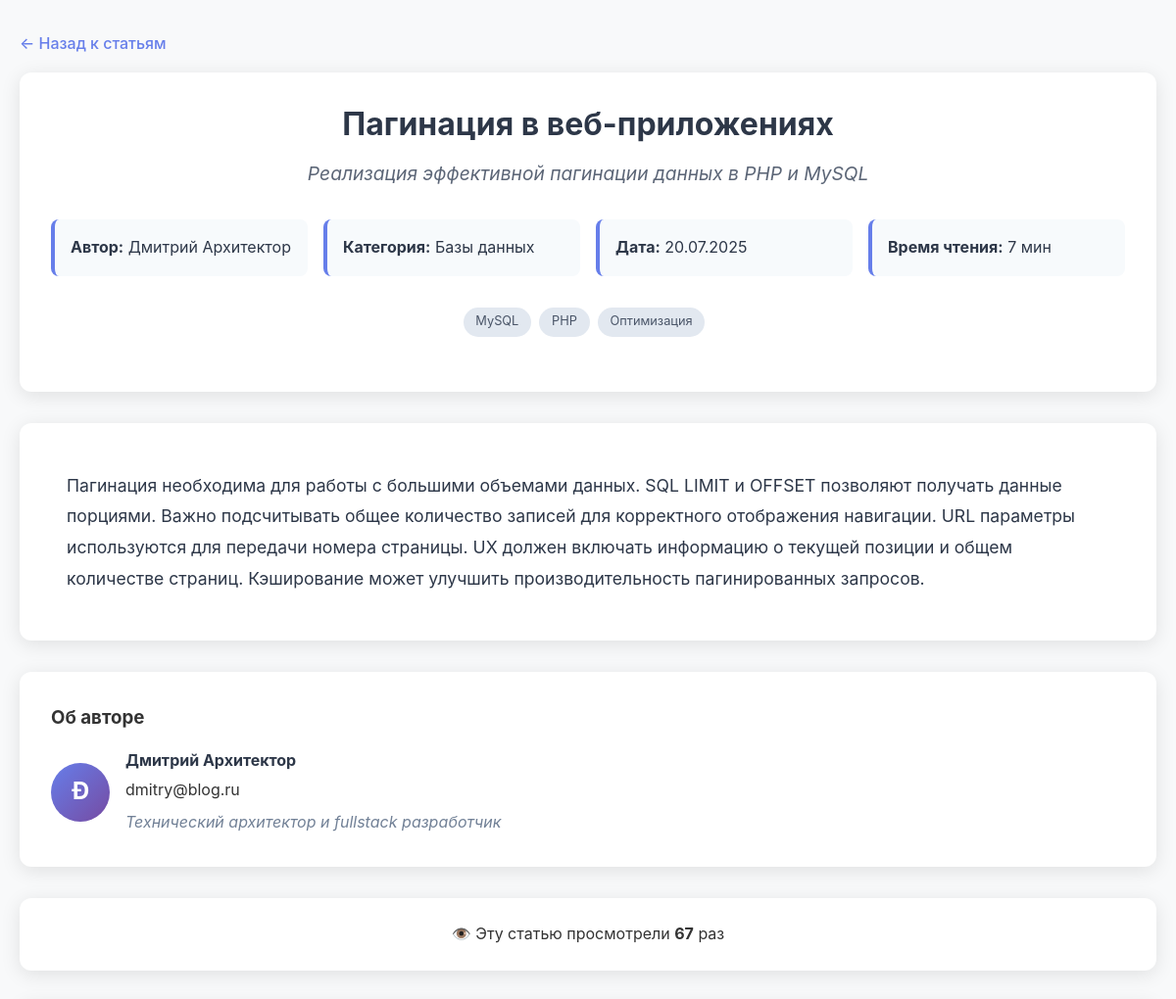
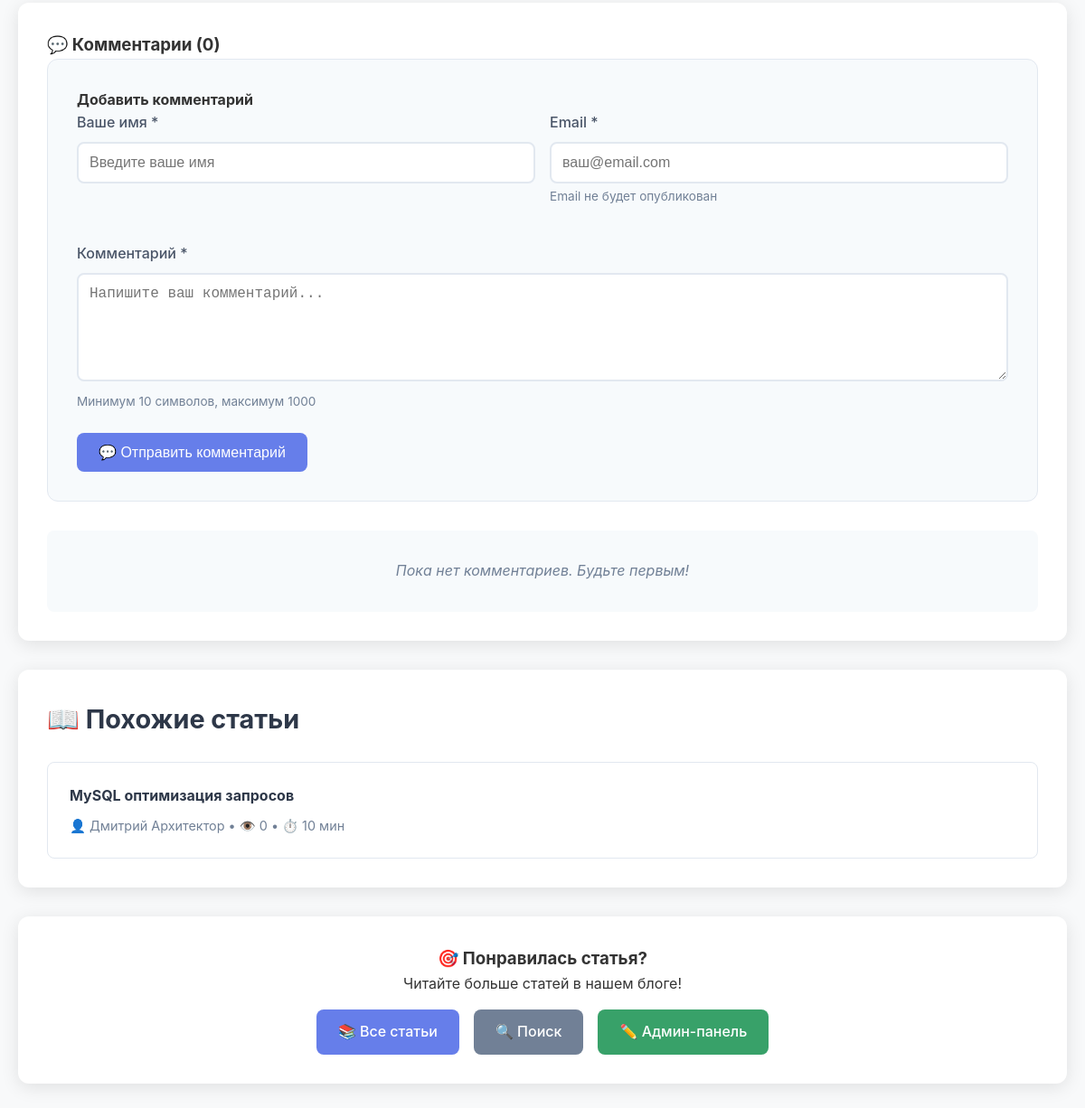
The app's page /article.php?id=5 with its own data (2 pictures, top to bottom).
### tables this page shows
CREATE TABLE articles (
    id INT PRIMARY KEY AUTO_INCREMENT,
    title VARCHAR(255) NOT NULL,
    slug VARCHAR(255) UNIQUE,
    content TEXT NOT NULL,
    excerpt TEXT,
    author_id INT NOT NULL,
    category_id INT NOT NULL,
    reading_time INT DEFAULT 5,
    views INT DEFAULT 0,
    status ENUM('draft', 'published') DEFAULT 'published',
    published_at DATE,
    created_at TIMESTAMP DEFAULT CURRENT_TIMESTAMP,
    updated_at TIMESTAMP DEFAULT CURRENT_TIMESTAMP ON UPDATE CURRENT_TIMESTAMP,
    
     
    FOREIGN KEY (author_id) REFERENCES users(id) ON DELETE CASCADE,
    FOREIGN KEY (category_id) REFERENCES categories(id) ON DELETE CASCADE,
    
     
    INDEX idx_author (author_id),
    INDEX idx_category (category_id),
    INDEX idx_status (status),
    INDEX idx_published (published_at),
    INDEX idx_views (views),
    
     
    FULLTEXT KEY ft_search (title, content, excerpt)
);

CREATE TABLE users (
    id INT PRIMARY KEY AUTO_INCREMENT,
    name VARCHAR(100) NOT NULL,
    email VARCHAR(150) UNIQUE NOT NULL,
    bio TEXT,
    created_at TIMESTAMP DEFAULT CURRENT_TIMESTAMP,
    updated_at TIMESTAMP DEFAULT CURRENT_TIMESTAMP ON UPDATE CURRENT_TIMESTAMP
);

CREATE TABLE categories (
    id INT PRIMARY KEY AUTO_INCREMENT,
    name VARCHAR(100) NOT NULL,
    slug VARCHAR(100) UNIQUE NOT NULL,
    description TEXT,
    created_at TIMESTAMP DEFAULT CURRENT_TIMESTAMP
);

### article.php (the view, shortened to what this page needs)
<?php
require_once 'functions.php';
$articleId = isset($_GET['id']) ? (int)$_GET['id'] : 0;
$article = getArticle($articleId);
$currentViews = incrementViews($articleId);
$article['views'] = $currentViews;
$similarArticles = getSimilarArticles($articleId);
$comments = getArticleComments($articleId);
$commentsCount = count($comments);
?>
<!DOCTYPE html>
<html lang="ru">
<head>
    <link rel="stylesheet" href="./css/style.css">
</head>
<body>
    <div class="container">
        <nav class="breadcrumb">
            <a href="index.php">← Назад к статьям</a>
        </nav>
        <header class="article-header">
            <h1 class="article-title"><?php echo htmlspecialchars($article['title']) ?></h1>
            <p class="article-excerpt"><?php echo htmlspecialchars($article['excerpt']) ?></p>
            <div class="article-info">
                <div class="info-item">
                    <strong>Автор:</strong> <?php echo htmlspecialchars($article['author']['name']) ?>
                </div>
                <div class="info-item">
                    <strong>Категория:</strong> <?php echo htmlspecialchars($article['category']) ?>
                </div>
                <div class="info-item">
                    <strong>Дата:</strong> <?php echo formatDate($article['date']) ?>
                </div>
                <div class="info-item">
                    <strong>Время чтения:</strong> <?php echo $article['reading_time'] ?> мин
                </div>
            </div>
            <div class="article-tags">
                <?php echo renderTags($article['tags']) ?>
            </div>
        </header>
        <main class="article-content">
            <div class="article-text">
                <?php echo nl2br(htmlspecialchars($article['content'])) ?>
            </div>
        </main>
        <section class="author-info">
            <h3>Об авторе</h3>
            <div class="author-card">
                <div class="author-avatar">
                    <?php echo strtoupper(substr($article['author']['name'], 0, 1)) ?>
                </div>
                <div class="author-details">
                    <h4><?php echo htmlspecialchars($article['author']['name']) ?></h4>
                    <p><?php echo htmlspecialchars($article['author']['email']) ?></p>
                    <?php if (!empty($article['author']['bio'])): ?>
                    <p class="author-bio"><?php echo htmlspecialchars($article['author']['bio']) ?></p>
                    <?php endif; ?>
                </div>
            </div>
        </section>
        <section class="article-stats-section">
            <p>👁️ Эту статью просмотрели <strong><?php echo formatViews($article['views']) ?></strong> раз</p>
        </section>
        <section class="comments-section">
            <h3>💬 Комментарии (<?php echo $commentsCount ?>)</h3>
            <div class="comment-form">
                <h4>Добавить комментарий</h4>
                <form method="POST" id="commentForm">
                    <div class="form-row">
                        <div class="form-group">
                            <label for="author_name">Ваше имя *</label>
                            <input type="text" name="author_name" id="author_name" required maxlength="100"
                                   value="<?php echo htmlspecialchars($_POST['author_name'] ?? '') ?>"
                                   placeholder="Введите ваше имя">
                        </div>
                        <div class="form-group">
                            <label for="author_email">Email *</label>
                            <input type="email" name="author_email" id="author_email" required maxlength="150"
                                   value="<?php echo htmlspecialchars($_POST['author_email'] ?? '') ?>"
                                   placeholder="ваш@email.com">
                            <small>Email не будет опубликован</small>
                        </div>
                    </div>
                    <div class="form-group">
                        <label for="comment_content">Комментарий *</label>
                        <textarea name="comment_content" id="comment_content" required
                                  rows="4" minlength="10" maxlength="1000"
                                  placeholder="Напишите ваш комментарий..."><?php echo htmlspecialchars($_POST['comment_content'] ?? '') ?></textarea>
                        <small>Минимум 10 символов, максимум 1000</small>
                    </div>
                    <button type="submit" name="add_comment" class="btn btn-primary">
                        💬 Отправить комментарий
                    </button>
                </form>
            </div>
            <?php if (!empty($comments)): ?>
            <div class="comments-list">
                <h4>Комментарии читателей:</h4>
                <?php foreach ($comments as $comment): ?>
                <div class="comment-item">
                    <div class="comment-header">
                        <div class="comment-author">
                            <div class="comment-avatar">
                                <?php echo strtoupper(substr($comment['author_name'], 0, 1)) ?>
                            </div>
                            <div class="comment-author-info">
                                <span class="comment-author-name">
                                    <?php echo htmlspecialchars($comment['author_name']) ?>
                                </span>
                                <span class="comment-date">
                                    <?php echo formatDateTime($comment['created_at']) ?>
                                </span>
                            </div>
                        </div>
                    </div>
                    <div class="comment-content">
                        <?php echo nl2br(htmlspecialchars($comment['content'])) ?>
                    </div>
                </div>
                <?php endforeach; ?>
            </div>
            <?php else: ?>
            <div class="no-comments">
                <p>Пока нет комментариев. Будьте первым!</p>
            </div>
            <?php endif; ?>
        </section>
        <?php if (!empty($similarArticles)): ?>
        <section class="similar-articles">
            <h3>📖 Похожие статьи</h3>
            <div class="similar-grid">
                <?php foreach ($similarArticles as $similar): ?>
                <article class="similar-card">
                    <h4>
                        <a href="article.php?id=<?php echo $similar['id'] ?>">
                            <?php echo htmlspecialchars($similar['title']) ?>
                        </a>
                    </h4>
                    <p class="similar-meta">
                        👤 <?php echo htmlspecialchars($similar['author_name']) ?> •
                        👁️ <?php echo formatViews($similar['views']) ?> •
                        ⏱️ <?php echo $similar['reading_time'] ?> мин
                    </p>
                </article>
                <?php endforeach; ?>
            </div>
        </section>
        <?php endif; ?>
        <section class="action-section">
            <h3>🎯 Понравилась статья?</h3>
            <p>Читайте больше статей в нашем блоге!</p>
            <div class="action-buttons">
                <a href="index.php" class="btn btn-primary">📚 Все статьи</a>
                <a href="search.php" class="btn btn-secondary">🔍 Поиск</a>
                <a href="admin/index.php" class="btn btn-success">✏️ Админ-панель</a>
            </div>
        </section>
    </div>
</body>
</html>

### records on screen
articles: title "Пагинация в веб-приложениях", excerpt "Реализация эффективной пагинации данных в PHP и MySQL", author.name "Дмитрий Архитектор", category.name "Базы данных", published_at "20.07.2025", reading_time "7", content "Пагинация необходима для работы с большими объемами данных. SQL LIMIT и OFFSET позволяют получать данные порциями. Важно подсчитывать общее количество записей для корректного отображения навигации. URL параметры используются для передачи номера страницы. UX должен включать информацию о текущей позиции и общем количестве страниц. Кэширование может улучшить производительность пагинированных запросов.", author.name "Ð", author.email "dmitry@blog.ru", author.bio "Технический архитектор и fullstack разработчик", views "67"
articles: title "MySQL оптимизация запросов", author.name "Дмитрий Архитектор", views "0", reading_time "10"

### other values on screen
$tag "MySQL"
$tag "PHP"
$tag "Оптимизация"
$commentsCount "0"
